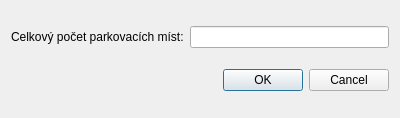
<?xml version="1.0" encoding="UTF-8"?>
<ui version="4.0">
 <class>dialogpocet</class>
 <widget class="QDialog" name="dialogpocet">
  <property name="geometry">
   <rect>
    <x>0</x>
    <y>0</y>
    <width>400</width>
    <height>118</height>
   </rect>
  </property>
  <property name="windowTitle">
   <string>Dialog</string>
  </property>
  <layout class="QVBoxLayout" name="verticalLayout_2">
   <item>
    <layout class="QHBoxLayout" name="horizontalLayout">
     <item>
      <widget class="QLabel" name="label">
       <property name="text">
        <string>Celkový počet parkovacích míst:</string>
       </property>
      </widget>
     </item>
     <item>
      <widget class="QLineEdit" name="le_pocet"/>
     </item>
    </layout>
   </item>
   <item>
    <widget class="QDialogButtonBox" name="buttonBox">
     <property name="orientation">
      <enum>Qt::Horizontal</enum>
     </property>
     <property name="standardButtons">
      <set>QDialogButtonBox::Cancel|QDialogButtonBox::Ok</set>
     </property>
    </widget>
   </item>
  </layout>
 </widget>
 <resources/>
 <connections>
  <connection>
   <sender>buttonBox</sender>
   <signal>accepted()</signal>
   <receiver>dialogpocet</receiver>
   <slot>accept()</slot>
   <hints>
    <hint type="sourcelabel">
     <x>248</x>
     <y>254</y>
    </hint>
    <hint type="destinationlabel">
     <x>157</x>
     <y>274</y>
    </hint>
   </hints>
  </connection>
  <connection>
   <sender>buttonBox</sender>
   <signal>rejected()</signal>
   <receiver>dialogpocet</receiver>
   <slot>reject()</slot>
   <hints>
    <hint type="sourcelabel">
     <x>316</x>
     <y>260</y>
    </hint>
    <hint type="destinationlabel">
     <x>286</x>
     <y>274</y>
    </hint>
   </hints>
  </connection>
 </connections>
</ui>
